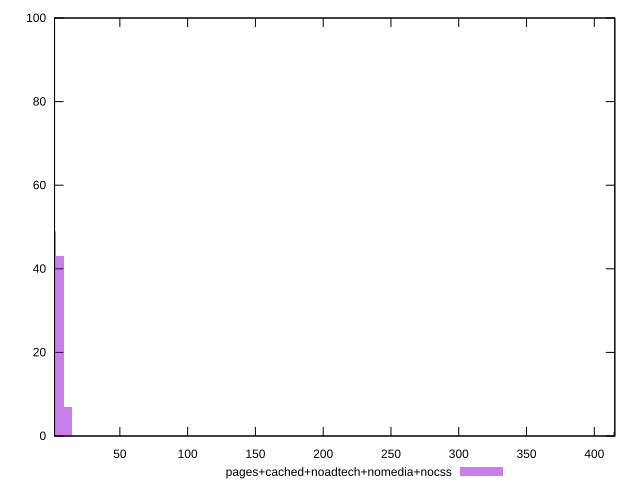

Generate this figure with gnuplot:
reset

$pagesCachedNoadtechNomediaNocss <<EOF
416.76497962752745 1
5.869929290528556 43
0 49
11.739858581057112 7
EOF

set key outside below
set boxwidth 5.869929290528556
set xrange [1.805:415.13599999999997]
set yrange [0:100]
set trange [0:100]
set style fill transparent solid 0.5 noborder
set terminal svg size 640, 490 enhanced background rgb 'white'
set output "report_00018_2021-02-10T15-25-16.877Z/server-response-time/comparison/histogram/4_vs_5.svg"

plot $pagesCachedNoadtechNomediaNocss title "pages+cached+noadtech+nomedia+nocss" with boxes

reset
